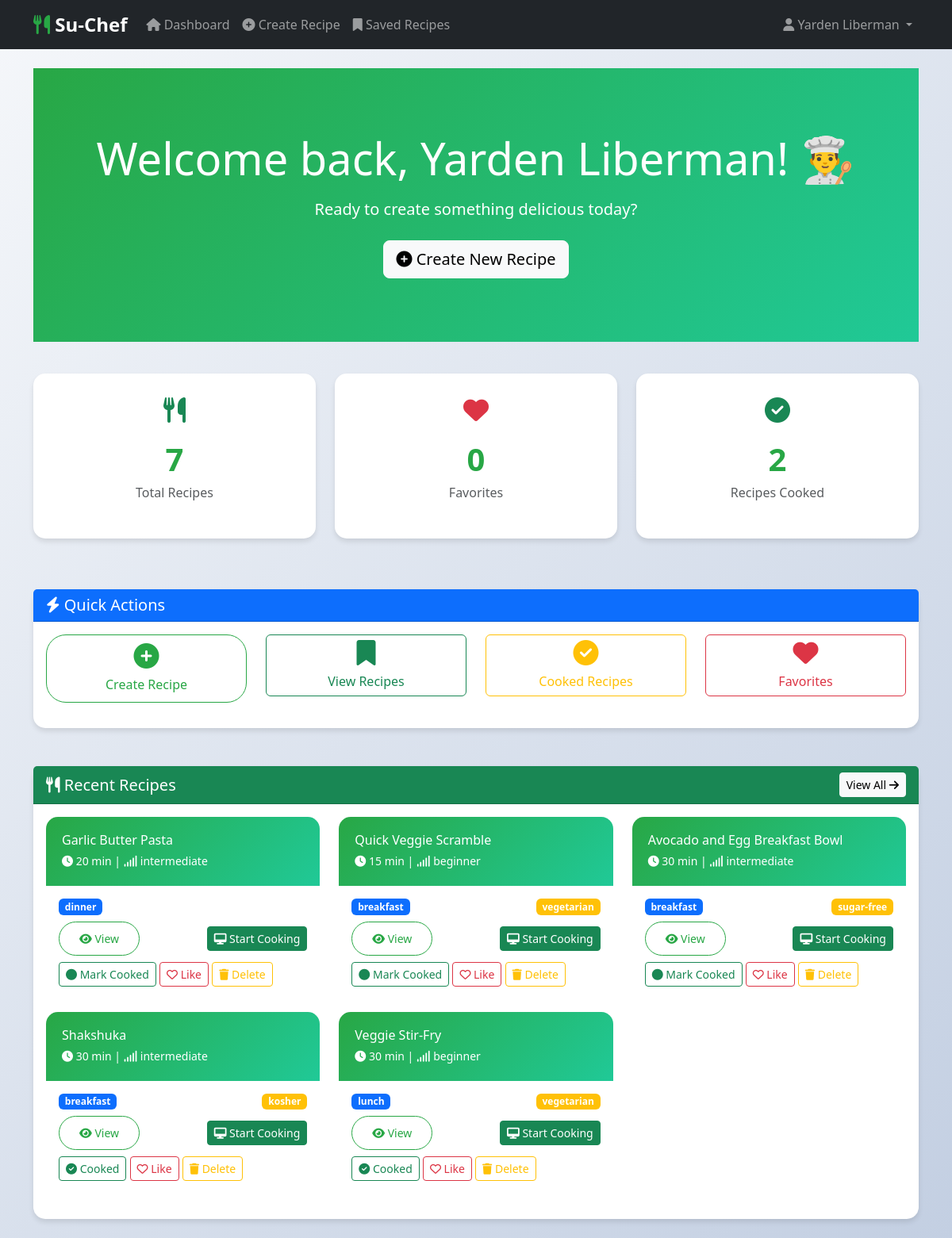
The page /dashboard (signed in) on the database its author committed.
### app.py (models this page shows)
class User(db.Model):
    id = db.Column(db.Integer, primary_key=True)
    username = db.Column(db.String(80), unique=True, nullable=False)
    password_hash = db.Column(db.String(120), nullable=False)
    created_at = db.Column(db.DateTime, default=datetime.utcnow)
    recipes = db.relationship('Recipe', backref='user', lazy=True)

class Recipe(db.Model):
    id = db.Column(db.Integer, primary_key=True)
    name = db.Column(db.String(200), nullable=False)
    meal_type = db.Column(db.String(50), nullable=False)
    cooking_time = db.Column(db.Integer, nullable=False)
    skill_level = db.Column(db.String(50), nullable=False)
    dietary_restrictions = db.Column(db.String(200))
    ingredients = db.Column(db.Text, nullable=False)  # JSON string
    steps = db.relationship('RecipeStep', backref='recipe', lazy=True, order_by='RecipeStep.step_number')
    created_at = db.Column(db.DateTime, default=datetime.utcnow)
    user_id = db.Column(db.Integer, db.ForeignKey('user.id'), nullable=False)
    cooked = db.Column(db.Boolean, default=False)
    liked = db.Column(db.Boolean, default=False)
    def to_dict(self):
        return {
            'id': self.id,
            'name': self.name,
            'meal_type': self.meal_type,
            'cooking_time': self.cooking_time,
            'skill_level': self.skill_level,
            'dietary_restrictions': self.dietary_restrictions,
            'ingredients': json.loads(self.ingredients) if self.ingredients else [],
            'steps': [step.to_dict() for step in self.steps],
            'created_at': self.created_at.isoformat() if self.created_at else None,
            'user_id': self.user_id,
            'cooked': self.cooked,
            'liked': self.liked
        }

### app.py (the view)
@app.route('/dashboard')
def dashboard():
    if 'user_id' not in session:
        return redirect(url_for('login'))
    user = User.query.get(session['user_id'])
    recent_recipes = Recipe.query.filter_by(user_id=session['user_id']).order_by(Recipe.created_at.desc()).limit(5).all()
    recent_recipes_dict = [recipe.to_dict() for recipe in recent_recipes]
    total_recipes = Recipe.query.filter_by(user_id=session['user_id']).count()
    cooked_recipes = Recipe.query.filter_by(user_id=session['user_id'], cooked=True).count()
    liked_recipes = Recipe.query.filter_by(user_id=session['user_id'], liked=True).count()
    return render_template('dashboard.html',
                         user=user,
                         recent_recipes=recent_recipes_dict,
                         total_recipes=total_recipes,
                         cooked_recipes=cooked_recipes,
                         liked_recipes=liked_recipes)

### app.py (called while the page is built)
@app.template_filter('from_json')
def from_json_filter(value):
    try:
        return json.loads(value)
    except (json.JSONDecodeError, TypeError):
        return value

    def to_dict(self):
        return {
            'id': self.id,
            'step_number': self.step_number,
            'step_text': self.step_text,
            'estimated_time': self.estimated_time,
            'tips': self.tips,
            'recipe_id': self.recipe_id
        }

### templates/dashboard.html (shortened to what this page needs)
{% extends "base.html" %}
{% block content %}
<div class="hero-section text-center">
    <div class="container">
        <h1 class="display-4 mb-3">Welcome back, {{ user.username }}! 👨‍🍳</h1>
        <p class="lead mb-4">Ready to create something delicious today?</p>
        <a href="{{ url_for('create_recipe') }}" class="btn btn-light btn-lg">
            <i class="fas fa-plus-circle"></i> Create New Recipe
        </a>
    </div>
</div>
<div class="row mb-5">
    <div class="col-md-4 mb-3">
        <div class="stats-card">
            <i class="fas fa-utensils fa-2x text-success mb-3"></i>
            <div class="stats-number">{{ total_recipes }}</div>
            <p class="text-muted">Total Recipes</p>
        </div>
    </div>
    <div class="col-md-4 mb-3">
        <div class="stats-card">
            <i class="fas fa-heart fa-2x text-danger mb-3"></i>
            <div class="stats-number">{{ liked_recipes }}</div>
            <p class="text-muted">Favorites</p>
        </div>
    </div>
    <div class="col-md-4 mb-3">
        <div class="stats-card">
            <i class="fas fa-check-circle fa-2x text-success mb-3"></i>
            <div class="stats-number">{{ cooked_recipes }}</div>
            <p class="text-muted">Recipes Cooked</p>
        </div>
    </div>
</div>
<div class="row mb-5">
    <div class="col-12">
        <div class="card">
            <div class="card-header bg-primary text-white">
                <h5 class="mb-0"><i class="fas fa-bolt"></i> Quick Actions</h5>
            </div>
            <div class="card-body">
                <div class="row">
                    <div class="col-md-3 mb-3">
                        <a href="{{ url_for('create_recipe') }}" class="btn btn-outline-primary w-100">
                            <i class="fas fa-plus-circle fa-2x d-block mb-2"></i>
                            Create Recipe
                        </a>
                    </div>
                    <div class="col-md-3 mb-3">
                        <a href="{{ url_for('saved_recipes') }}" class="btn btn-outline-success w-100">
                            <i class="fas fa-bookmark fa-2x d-block mb-2"></i>
                            View Recipes
                        </a>
                    </div>
                    <div class="col-md-3 mb-3">
                        <a href="{{ url_for('saved_recipes') }}?filter=cooked" class="btn btn-outline-warning w-100">
                            <i class="fas fa-check-circle fa-2x d-block mb-2"></i>
                            Cooked Recipes
                        </a>
                    </div>
                    <div class="col-md-3 mb-3">
                        <a href="{{ url_for('saved_recipes') }}?filter=liked" class="btn btn-outline-danger w-100">
                            <i class="fas fa-heart fa-2x d-block mb-2"></i>
                            Favorites
                        </a>
                    </div>
                </div>
            </div>
        </div>
    </div>
</div>
<div class="row">
    <div class="col-12">
        <div class="card">
            <div class="card-header bg-success text-white d-flex justify-content-between align-items-center">
                <h5 class="mb-0"><i class="fas fa-utensils"></i> Recent Recipes</h5>
                <a href="{{ url_for('saved_recipes') }}" class="btn btn-light btn-sm">
                    View All <i class="fas fa-arrow-right"></i>
                </a>
            </div>
            <div class="card-body">
                {% if recent_recipes %}
                    <div class="row">
                        {% for recipe in recent_recipes %}
                        <div class="col-md-6 col-lg-4 mb-3">
                            <div class="recipe-card">
                                <div class="recipe-header">
                                    <h6 class="mb-1">{{ recipe.name }}</h6>
                                    <small>
                                        <i class="fas fa-clock"></i> {{ recipe.cooking_time }} min |
                                        <i class="fas fa-signal"></i> {{ recipe.skill_level }}
                                    </small>
                                </div>
                                <div class="card-body">
                                    <div class="d-flex justify-content-between align-items-center mb-2">
                                        <span class="badge bg-primary">{{ recipe.meal_type }}</span>
                                        {% if recipe.dietary_restrictions %}
                                            <span class="badge bg-warning">{{ recipe.dietary_restrictions }}</span>
                                        {% endif %}
                                    </div>
                                    <div class="d-flex justify-content-between align-items-center">
                                        <a href="{{ url_for('view_recipe', recipe_id=recipe.id) }}" class="btn btn-outline-primary btn-sm">
                                            <i class="fas fa-eye"></i> View
                                        </a>
                                        <button class="btn btn-success btn-sm launch-cooking-btn"
                                                data-recipe-id="{{ recipe.id }}"
                                                data-recipe-name="{{ recipe.name }}"
                                                data-meal-type="{{ recipe.meal_type }}"
                                                data-cooking-time="{{ recipe.cooking_time }}"
                                                data-skill-level="{{ recipe.skill_level }}"
                                                data-dietary="{{ recipe.dietary_restrictions or '' }}"
                                                data-ingredients="{{ recipe.ingredients | from_json | tojson }}"
                                                data-steps="{{ recipe.steps | map(attribute='step_text') | list | tojson }}">
                                            <i class="fas fa-desktop"></i> Start Cooking
                                        </button>
                                    </div>
                                    <div class="mt-2">
                                        <button class="btn btn-sm btn-outline-success toggle-cooked" data-recipe-id="{{ recipe.id }}">
                                            {% if recipe.cooked %}
                                                <i class="fas fa-check-circle"></i> Cooked
                                            {% else %}
                                                <i class="fas fa-circle"></i> Mark Cooked
                                            {% endif %}
                                        </button>
                                        <button class="btn btn-sm btn-outline-danger toggle-liked" data-recipe-id="{{ recipe.id }}">
                                            {% if recipe.liked %}
                                                <i class="fas fa-heart"></i> Liked
                                            {% else %}
                                                <i class="far fa-heart"></i> Like
                                            {% endif %}
                                        </button>
                                        <button class="btn btn-sm btn-outline-warning delete-recipe" data-recipe-id="{{ recipe.id }}" data-recipe-name="{{ recipe.name }}">
                                            <i class="fas fa-trash"></i> Delete
                                        </button>
                                    </div>
                                </div>
                            </div>
                        </div>
                        {% endfor %}
                    </div>
                {% endif %}
            </div>
        </div>
    </div>
</div>
{% endblock %}

### templates/base.html (shortened to what this page needs)
<!DOCTYPE html>
<html lang="en">
<head>
    <link href="https://cdn.jsdelivr.net/npm/bootstrap@5.3.0/dist/css/bootstrap.min.css" rel="stylesheet">
    <link rel="stylesheet" href="https://cdnjs.cloudflare.com/ajax/libs/font-awesome/6.4.0/css/all.min.css">
</head>
<body>
    <nav class="navbar navbar-expand-lg navbar-dark bg-dark">
        <div class="container">
            <a class="navbar-brand" href="{{ url_for('dashboard') }}">
                <i class="fas fa-utensils"></i> Su-Chef
            </a>
            {% if session.user_id %}
            <div class="collapse navbar-collapse" id="navbarNav">
                <ul class="navbar-nav me-auto">
                    <li class="nav-item">
                        <a class="nav-link" href="{{ url_for('dashboard') }}">
                            <i class="fas fa-home"></i> Dashboard
                        </a>
                    </li>
                    <li class="nav-item">
                        <a class="nav-link" href="{{ url_for('create_recipe') }}">
                            <i class="fas fa-plus-circle"></i> Create Recipe
                        </a>
                    </li>
                    <li class="nav-item">
                        <a class="nav-link" href="{{ url_for('saved_recipes') }}">
                            <i class="fas fa-bookmark"></i> Saved Recipes
                        </a>
                    </li>
                </ul>
                <ul class="navbar-nav">
                    <li class="nav-item dropdown">
                        <a class="nav-link dropdown-toggle" href="#" id="navbarDropdown" role="button" data-bs-toggle="dropdown">
                            <i class="fas fa-user"></i> {{ session.username }}
                        </a>
                    </li>
                </ul>
            </div>
            {% endif %}
        </div>
    </nav>
    <main class="container my-4">
        {% block content %}{% endblock %}
    </main>
</body>
</html>

### templates/base.html (style rules this page uses)
:root { --primary-color: #28a745; --secondary-color: #6c757d; --accent-color: #ffc107; --success-color: #28a745; --danger-color: #dc3545; --warning-color: #ffc107; --info-color: #17a2b8; }
body { background: linear-gradient(135deg, #f5f7fa 0%, #c3cfe2 100%); min-height: 100vh; font-family: 'Segoe UI', Tahoma, Geneva, Verdana, sans-serif; }
.navbar-brand { font-weight: bold; font-size: 1.5rem; }
.navbar-brand i { color: var(--primary-color); }
.card { border: none; border-radius: 15px; box-shadow: 0 4px 6px rgba(0, 0, 0, 0.1); transition: transform 0.2s ease-in-out; }
.btn-outline-primary { border-color: var(--primary-color); color: var(--primary-color); border-radius: 25px; padding: 10px 25px; }
.hero-section { background: linear-gradient(135deg, var(--primary-color) 0%, #20c997 100%); color: white; padding: 80px 0; margin-bottom: 40px; }
.stats-card { background: white; border-radius: 15px; padding: 30px; text-align: center; box-shadow: 0 4px 6px rgba(0, 0, 0, 0.1); }
.stats-number { font-size: 2.5rem; font-weight: bold; color: var(--primary-color); }
.recipe-card { background: white; border-radius: 15px; overflow: hidden; transition: all 0.3s ease; }
.recipe-header { background: linear-gradient(135deg, var(--primary-color) 0%, #20c997 100%); color: white; padding: 20px; }

### rows shown on the page
User: username "Yarden Liberman"
Recipe: name "Garlic Butter Pasta", cooking_time "20", skill_level "intermediate", meal_type "dinner", shows "Mark Cooked"
Recipe: name "Quick Veggie Scramble", cooking_time "15", skill_level "beginner", meal_type "breakfast", dietary_restrictions "vegetarian", shows "Mark Cooked"
Recipe: name "Avocado and Egg Breakfast Bowl", cooking_time "30", skill_level "intermediate", meal_type "breakfast", dietary_restrictions "sugar-free", shows "Mark Cooked"
Recipe: name "Shakshuka", cooking_time "30", skill_level "intermediate", meal_type "breakfast", dietary_restrictions "kosher", shows "Cooked"
Recipe: name "Veggie Stir-Fry", cooking_time "30", skill_level "beginner", meal_type "lunch", dietary_restrictions "vegetarian", shows "Cooked"

### other values the page prints
{{ total_recipes }} "7"
{{ liked_recipes }} "0"
{{ cooked_recipes }} "2"
